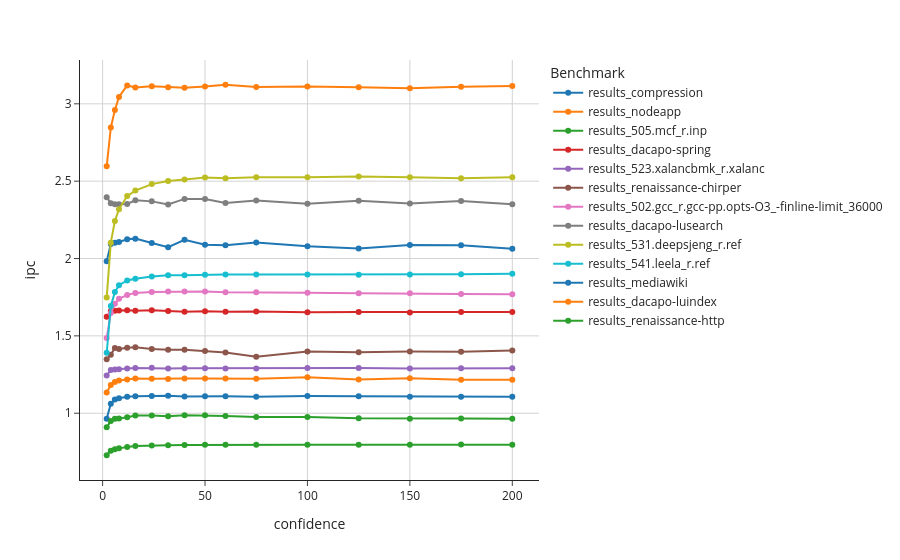
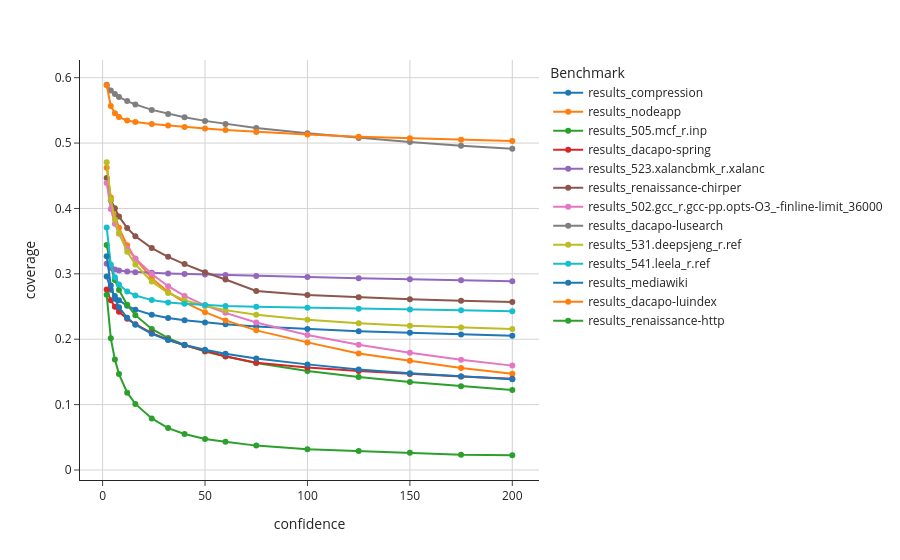
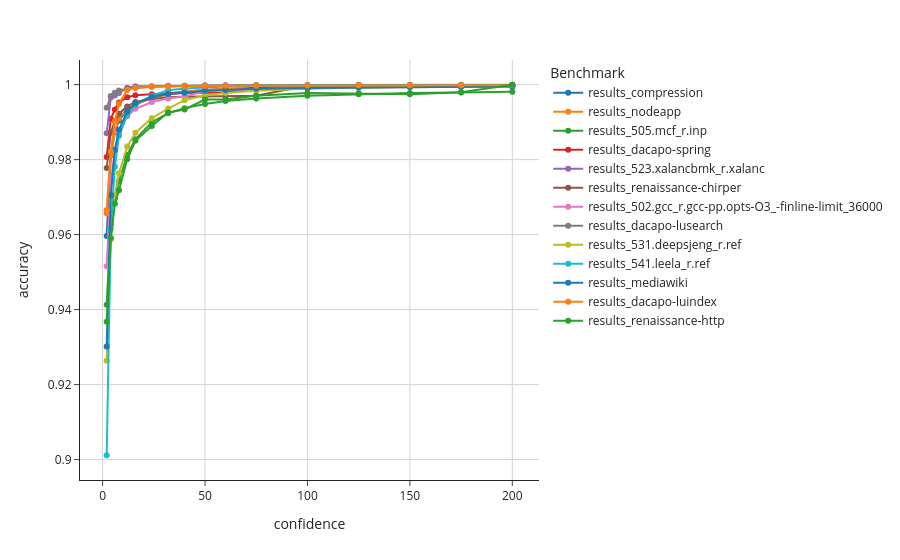
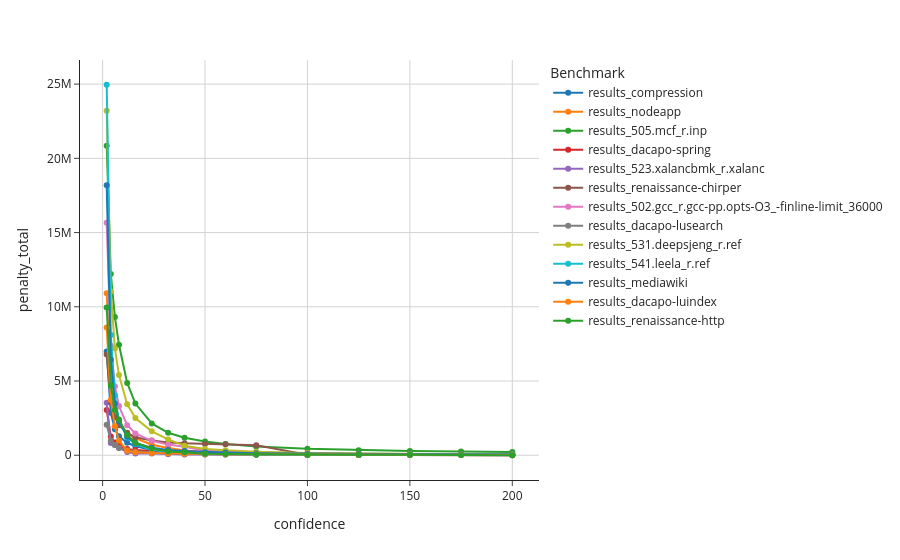

The code cell stored with these charts, in order, in its notebook:
### Markdown cell above
### 2.2 Val comparisons
#### 2.2.1 Lines

### Code cell
pio.templates.default = "simple_white"

x_col = "confidence"
y_cols = list(data["stats"].keys())
df=pd.DataFrame()

for file in os.listdir(Path(data["result_path"])):
    file_path = os.path.join(Path(data["result_path"],file))
    temp=pd.read_csv(file_path)
    #print(file)
    temp["Benchmark"]= file[:-4]
    df = pd.concat([df,temp], ignore_index=True)

df.reset_index()
#display(df)
fig=go.Figure()

for col in y_cols:
    if col != "pdfs":
        fig = px.line(
            df,
            x=x_col,
            y=col,
            color="Benchmark",
            markers=True
        )
        fig.update_xaxes(showgrid=True, gridcolor="lightgray", gridwidth=1)
        fig.update_yaxes(showgrid=True, gridcolor="lightgray", gridwidth=1)
        fig.show()

### Figure 1 — Plotly figure (JSON) as saved in the notebook; plotly's stock layout.template omitted (floating-point values rounded to 4 significant figures)
{"data": [{"hovertemplate": "Benchmark=results_compression<br>confidence=%{x}<br>ipc=%{y}<extra></extra>", "legendgroup": "results_compression", "line": {"color": "#1F77B4", "dash": "solid"}, "marker": {"symbol": "circle"}, "mode": "lines+markers", "name": "results_compression", "orientation": "v", "showlegend": true, "type": "scatter", "x": [2, 4, 6, 8, 12, 16, 24, 32, 40, 50, 60, 75, 100, 125, 150, 175, 200], "xaxis": "x", "y": [1.983, 2.093, 2.102, 2.107, 2.125, 2.129, 2.1, 2.073, 2.121, 2.089, 2.086, 2.104, 2.079, 2.065, 2.087, 2.086, 2.064], "yaxis": "y"}, {"hovertemplate": "Benchmark=results_nodeapp<br>confidence=%{x}<br>ipc=%{y}<extra></extra>", "legendgroup": "results_nodeapp", "line": {"color": "#FF7F0E", "dash": "solid"}, "marker": {"symbol": "circle"}, "mode": "lines+markers", "name": "results_nodeapp", "orientation": "v", "showlegend": true, "type": "scatter", "x": [2, 4, 6, 8, 12, 16, 24, 32, 40, 50, 60, 75, 100, 125, 150, 175, 200], "xaxis": "x", "y": [1.134, 1.182, 1.202, 1.212, 1.218, 1.225, 1.223, 1.222, 1.224, 1.224, 1.225, 1.223, 1.232, 1.218, 1.225, 1.217, 1.216], "yaxis": "y"}, {"hovertemplate": "Benchmark=results_505.mcf_r.inp<br>confidence=%{x}<br>ipc=%{y}<extra></extra>", "legendgroup": "results_505.mcf_r.inp", "line": {"color": "#2CA02C", "dash": "solid"}, "marker": {"symbol": "circle"}, "mode": "lines+markers", "name": "results_505.mcf_r.inp", "orientation": "v", "showlegend": true, "type": "scatter", "x": [2, 4, 6, 8, 12, 16, 24, 32, 40, 50, 60, 75, 100, 125, 150, 175, 200], "xaxis": "x", "y": [0.7283, 0.7578, 0.7676, 0.774, 0.7824, 0.7875, 0.7916, 0.7933, 0.7945, 0.7956, 0.7961, 0.7967, 0.7966, 0.7965, 0.7969, 0.7976, 0.797], "yaxis": "y"}, {"hovertemplate": "Benchmark=results_dacapo-spring<br>confidence=%{x}<br>ipc=%{y}<extra></extra>", "legendgroup": "results_dacapo-spring", "line": {"color": "#D62728", "dash": "solid"}, "marker": {"symbol": "circle"}, "mode": "lines+markers", "name": "results_dacapo-spring", "orientation": "v", "showlegend": true, "type": "scatter", "x": [2, 4, 6, 8, 12, 16, 24, 32, 40, 50, 60, 75, 100, 125, 150, 175, 200], "xaxis": "x", "y": [1.624, 1.661, 1.662, 1.665, 1.666, 1.663, 1.666, 1.661, 1.656, 1.659, 1.655, 1.658, 1.652, 1.654, 1.652, 1.654, 1.655], "yaxis": "y"}, {"hovertemplate": "Benchmark=results_523.xalancbmk_r.xalanc<br>confidence=%{x}<br>ipc=%{y}<extra></extra>", "legendgroup": "results_523.xalancbmk_r.xalanc", "line": {"color": "#9467BD", "dash": "solid"}, "marker": {"symbol": "circle"}, "mode": "lines+markers", "name": "results_523.xalancbmk_r.xalanc", "orientation": "v", "showlegend": true, "type": "scatter", "x": [2, 4, 6, 8, 12, 16, 24, 32, 40, 50, 60, 75, 100, 125, 150, 175, 200], "xaxis": "x", "y": [1.244, 1.279, 1.282, 1.285, 1.289, 1.292, 1.293, 1.29, 1.29, 1.291, 1.29, 1.289, 1.292, 1.293, 1.289, 1.291, 1.29], "yaxis": "y"}, {"hovertemplate": "Benchmark=results_renaissance-chirper<br>confidence=%{x}<br>ipc=%{y}<extra></extra>", "legendgroup": "results_renaissance-chirper", "line": {"color": "#8C564B", "dash": "solid"}, "marker": {"symbol": "circle"}, "mode": "lines+markers", "name": "results_renaissance-chirper", "orientation": "v", "showlegend": true, "type": "scatter", "x": [2, 4, 6, 8, 12, 16, 24, 32, 40, 50, 60, 75, 100, 125, 150, 175, 200], "xaxis": "x", "y": [1.349, 1.377, 1.422, 1.415, 1.424, 1.427, 1.415, 1.41, 1.411, 1.402, 1.393, 1.365, 1.399, 1.394, 1.398, 1.397, 1.406], "yaxis": "y"}, {"hovertemplate": "Benchmark=results_502.gcc_r.gcc-pp.opts-O3_-finline-limit_36000<br>confidence=%{x}<br>ipc=%{y}<extra></extra>", "legendgroup": "results_502.gcc_r.gcc-pp.opts-O3_-finline-limit_36000", "line": {"color": "#E377C2", "dash": "solid"}, "marker": {"symbol": "circle"}, "mode": "lines+markers", "name": "results_502.gcc_r.gcc-pp.opts-O3_-finline-limit_36000", "orientation": "v", "showlegend": true, "type": "scatter", "x": [2, 4, 6, 8, 12, 16, 24, 32, 40, 50, 60, 75, 100, 125, 150, 175, 200], "xaxis": "x", "y": [1.486, 1.648, 1.708, 1.739, 1.764, 1.778, 1.784, 1.786, 1.786, 1.788, 1.782, 1.782, 1.779, 1.776, 1.775, 1.771, 1.768], "yaxis": "y"}, {"hovertemplate": "Benchmark=results_dacapo-lusearch<br>confidence=%{x}<br>ipc=%{y}<extra></extra>", "legendgroup": "results_dacapo-lusearch", "line": {"color": "#7F7F7F", "dash": "solid"}, "marker": {"symbol": "circle"}, "mode": "lines+markers", "name": "results_dacapo-lusearch", "orientation": "v", "showlegend": true, "type": "scatter", "x": [2, 4, 6, 8, 12, 16, 24, 32, 40, 50, 60, 75, 100, 125, 150, 175, 200], "xaxis": "x", "y": [2.396, 2.358, 2.351, 2.35, 2.353, 2.376, 2.369, 2.35, 2.386, 2.384, 2.359, 2.375, 2.354, 2.374, 2.356, 2.371, 2.351], "yaxis": "y"}, {"hovertemplate": "Benchmark=results_531.deepsjeng_r.ref<br>confidence=%{x}<br>ipc=%{y}<extra></extra>", "legendgroup": "results_531.deepsjeng_r.ref", "line": {"color": "#BCBD22", "dash": "solid"}, "marker": {"symbol": "circle"}, "mode": "lines+markers", "name": "results_531.deepsjeng_r.ref", "orientation": "v", "showlegend": true, "type": "scatter", "x": [2, 4, 6, 8, 12, 16, 24, 32, 40, 50, 60, 75, 100, 125, 150, 175, 200], "xaxis": "x", "y": [1.749, 2.103, 2.243, 2.319, 2.404, 2.439, 2.481, 2.501, 2.51, 2.523, 2.519, 2.525, 2.526, 2.53, 2.525, 2.519, 2.525], "yaxis": "y"}, {"hovertemplate": "Benchmark=results_541.leela_r.ref<br>confidence=%{x}<br>ipc=%{y}<extra></extra>", "legendgroup": "results_541.leela_r.ref", "line": {"color": "#17BECF", "dash": "solid"}, "marker": {"symbol": "circle"}, "mode": "lines+markers", "name": "results_541.leela_r.ref", "orientation": "v", "showlegend": true, "type": "scatter", "x": [2, 4, 6, 8, 12, 16, 24, 32, 40, 50, 60, 75, 100, 125, 150, 175, 200], "xaxis": "x", "y": [1.391, 1.693, 1.783, 1.828, 1.858, 1.869, 1.883, 1.892, 1.892, 1.896, 1.896, 1.897, 1.897, 1.896, 1.897, 1.899, 1.902], "yaxis": "y"}, {"hovertemplate": "Benchmark=results_mediawiki<br>confidence=%{x}<br>ipc=%{y}<extra></extra>", "legendgroup": "results_mediawiki", "line": {"color": "#1F77B4", "dash": "solid"}, "marker": {"symbol": "circle"}, "mode": "lines+markers", "name": "results_mediawiki", "orientation": "v", "showlegend": true, "type": "scatter", "x": [2, 4, 6, 8, 12, 16, 24, 32, 40, 50, 60, 75, 100, 125, 150, 175, 200], "xaxis": "x", "y": [0.9645, 1.061, 1.088, 1.097, 1.106, 1.11, 1.111, 1.113, 1.107, 1.11, 1.11, 1.107, 1.111, 1.109, 1.107, 1.107, 1.107], "yaxis": "y"}, {"hovertemplate": "Benchmark=results_dacapo-luindex<br>confidence=%{x}<br>ipc=%{y}<extra></extra>", "legendgroup": "results_dacapo-luindex", "line": {"color": "#FF7F0E", "dash": "solid"}, "marker": {"symbol": "circle"}, "mode": "lines+markers", "name": "results_dacapo-luindex", "orientation": "v", "showlegend": true, "type": "scatter", "x": [2, 4, 6, 8, 12, 16, 24, 32, 40, 50, 60, 75, 100, 125, 150, 175, 200], "xaxis": "x", "y": [2.596, 2.846, 2.959, 3.045, 3.119, 3.105, 3.114, 3.108, 3.104, 3.113, 3.123, 3.108, 3.112, 3.107, 3.1, 3.111, 3.116], "yaxis": "y"}, {"hovertemplate": "Benchmark=results_renaissance-http<br>confidence=%{x}<br>ipc=%{y}<extra></extra>", "legendgroup": "results_renaissance-http", "line": {"color": "#2CA02C", "dash": "solid"}, "marker": {"symbol": "circle"}, "mode": "lines+markers", "name": "results_renaissance-http", "orientation": "v", "showlegend": true, "type": "scatter", "x": [2, 4, 6, 8, 12, 16, 24, 32, 40, 50, 60, 75, 100, 125, 150, 175, 200], "xaxis": "x", "y": [0.9085, 0.9491, 0.965, 0.9655, 0.9737, 0.9847, 0.9859, 0.9797, 0.9869, 0.9863, 0.9827, 0.9754, 0.9755, 0.9669, 0.9642, 0.9655, 0.9647], "yaxis": "y"}], "layout": {"legend": {"title": {"text": "Benchmark"}, "tracegroupgap": 0}, "margin": {"t": 60}, "xaxis": {"anchor": "y", "domain": [0, 1], "gridcolor": "lightgray", "gridwidth": 1, "showgrid": true, "title": {"text": "confidence"}}, "yaxis": {"anchor": "x", "domain": [0, 1], "gridcolor": "lightgray", "gridwidth": 1, "showgrid": true, "title": {"text": "ipc"}}}}

### Figure 2 — Plotly figure (JSON) as saved in the notebook; plotly's stock layout.template omitted (floating-point values rounded to 4 significant figures)
{"data": [{"hovertemplate": "Benchmark=results_compression<br>confidence=%{x}<br>coverage=%{y}<extra></extra>", "legendgroup": "results_compression", "line": {"color": "#1F77B4", "dash": "solid"}, "marker": {"symbol": "circle"}, "mode": "lines+markers", "name": "results_compression", "orientation": "v", "showlegend": true, "type": "scatter", "x": [2, 4, 6, 8, 12, 16, 24, 32, 40, 50, 60, 75, 100, 125, 150, 175, 200], "xaxis": "x", "y": [0.2958, 0.2758, 0.2662, 0.2598, 0.2511, 0.2452, 0.2375, 0.2325, 0.2289, 0.2254, 0.2227, 0.2195, 0.2155, 0.2124, 0.2098, 0.2074, 0.2054], "yaxis": "y"}, {"hovertemplate": "Benchmark=results_nodeapp<br>confidence=%{x}<br>coverage=%{y}<extra></extra>", "legendgroup": "results_nodeapp", "line": {"color": "#FF7F0E", "dash": "solid"}, "marker": {"symbol": "circle"}, "mode": "lines+markers", "name": "results_nodeapp", "orientation": "v", "showlegend": true, "type": "scatter", "x": [2, 4, 6, 8, 12, 16, 24, 32, 40, 50, 60, 75, 100, 125, 150, 175, 200], "xaxis": "x", "y": [0.4623, 0.4167, 0.3893, 0.3704, 0.3436, 0.323, 0.2933, 0.2724, 0.2563, 0.2413, 0.2288, 0.2136, 0.1952, 0.1781, 0.1671, 0.156, 0.1473], "yaxis": "y"}, {"hovertemplate": "Benchmark=results_505.mcf_r.inp<br>confidence=%{x}<br>coverage=%{y}<extra></extra>", "legendgroup": "results_505.mcf_r.inp", "line": {"color": "#2CA02C", "dash": "solid"}, "marker": {"symbol": "circle"}, "mode": "lines+markers", "name": "results_505.mcf_r.inp", "orientation": "v", "showlegend": true, "type": "scatter", "x": [2, 4, 6, 8, 12, 16, 24, 32, 40, 50, 60, 75, 100, 125, 150, 175, 200], "xaxis": "x", "y": [0.344, 0.3108, 0.2907, 0.2752, 0.2526, 0.2368, 0.2157, 0.2018, 0.1914, 0.1813, 0.1734, 0.1638, 0.1516, 0.1422, 0.1345, 0.128, 0.1223], "yaxis": "y"}, {"hovertemplate": "Benchmark=results_dacapo-spring<br>confidence=%{x}<br>coverage=%{y}<extra></extra>", "legendgroup": "results_dacapo-spring", "line": {"color": "#D62728", "dash": "solid"}, "marker": {"symbol": "circle"}, "mode": "lines+markers", "name": "results_dacapo-spring", "orientation": "v", "showlegend": true, "type": "scatter", "x": [2, 4, 6, 8, 12, 16, 24, 32, 40, 50, 60, 75, 100, 125, 150, 175, 200], "xaxis": "x", "y": [0.2759, 0.2595, 0.2496, 0.242, 0.2312, 0.2229, 0.2094, 0.1992, 0.1907, 0.1819, 0.1741, 0.1639, 0.1567, 0.1514, 0.1467, 0.1429, 0.1395], "yaxis": "y"}, {"hovertemplate": "Benchmark=results_523.xalancbmk_r.xalanc<br>confidence=%{x}<br>coverage=%{y}<extra></extra>", "legendgroup": "results_523.xalancbmk_r.xalanc", "line": {"color": "#9467BD", "dash": "solid"}, "marker": {"symbol": "circle"}, "mode": "lines+markers", "name": "results_523.xalancbmk_r.xalanc", "orientation": "v", "showlegend": true, "type": "scatter", "x": [2, 4, 6, 8, 12, 16, 24, 32, 40, 50, 60, 75, 100, 125, 150, 175, 200], "xaxis": "x", "y": [0.3155, 0.3088, 0.3067, 0.3051, 0.3034, 0.3026, 0.3015, 0.3005, 0.2998, 0.2989, 0.2981, 0.2969, 0.2951, 0.2933, 0.2918, 0.2901, 0.2886], "yaxis": "y"}, {"hovertemplate": "Benchmark=results_renaissance-chirper<br>confidence=%{x}<br>coverage=%{y}<extra></extra>", "legendgroup": "results_renaissance-chirper", "line": {"color": "#8C564B", "dash": "solid"}, "marker": {"symbol": "circle"}, "mode": "lines+markers", "name": "results_renaissance-chirper", "orientation": "v", "showlegend": true, "type": "scatter", "x": [2, 4, 6, 8, 12, 16, 24, 32, 40, 50, 60, 75, 100, 125, 150, 175, 200], "xaxis": "x", "y": [0.4467, 0.4124, 0.4003, 0.3878, 0.3701, 0.3575, 0.3394, 0.3261, 0.3149, 0.3024, 0.2913, 0.2739, 0.2676, 0.264, 0.261, 0.2588, 0.2569], "yaxis": "y"}, {"hovertemplate": "Benchmark=results_502.gcc_r.gcc-pp.opts-O3_-finline-limit_36000<br>confidence=%{x}<br>coverage=%{y}<extra></extra>", "legendgroup": "results_502.gcc_r.gcc-pp.opts-O3_-finline-limit_36000", "line": {"color": "#E377C2", "dash": "solid"}, "marker": {"symbol": "circle"}, "mode": "lines+markers", "name": "results_502.gcc_r.gcc-pp.opts-O3_-finline-limit_36000", "orientation": "v", "showlegend": true, "type": "scatter", "x": [2, 4, 6, 8, 12, 16, 24, 32, 40, 50, 60, 75, 100, 125, 150, 175, 200], "xaxis": "x", "y": [0.4389, 0.399, 0.3768, 0.3612, 0.3393, 0.3233, 0.2996, 0.2811, 0.2662, 0.2517, 0.2404, 0.2257, 0.2063, 0.1915, 0.1792, 0.1687, 0.1596], "yaxis": "y"}, {"hovertemplate": "Benchmark=results_dacapo-lusearch<br>confidence=%{x}<br>coverage=%{y}<extra></extra>", "legendgroup": "results_dacapo-lusearch", "line": {"color": "#7F7F7F", "dash": "solid"}, "marker": {"symbol": "circle"}, "mode": "lines+markers", "name": "results_dacapo-lusearch", "orientation": "v", "showlegend": true, "type": "scatter", "x": [2, 4, 6, 8, 12, 16, 24, 32, 40, 50, 60, 75, 100, 125, 150, 175, 200], "xaxis": "x", "y": [0.5892, 0.5804, 0.5749, 0.5706, 0.5642, 0.5591, 0.5507, 0.5445, 0.5394, 0.5339, 0.5293, 0.5232, 0.5149, 0.5079, 0.5015, 0.496, 0.4912], "yaxis": "y"}, {"hovertemplate": "Benchmark=results_531.deepsjeng_r.ref<br>confidence=%{x}<br>coverage=%{y}<extra></extra>", "legendgroup": "results_531.deepsjeng_r.ref", "line": {"color": "#BCBD22", "dash": "solid"}, "marker": {"symbol": "circle"}, "mode": "lines+markers", "name": "results_531.deepsjeng_r.ref", "orientation": "v", "showlegend": true, "type": "scatter", "x": [2, 4, 6, 8, 12, 16, 24, 32, 40, 50, 60, 75, 100, 125, 150, 175, 200], "xaxis": "x", "y": [0.4708, 0.4138, 0.3833, 0.3624, 0.3338, 0.3144, 0.2881, 0.2708, 0.2597, 0.2509, 0.2445, 0.2375, 0.2296, 0.2245, 0.2207, 0.2179, 0.2157], "yaxis": "y"}, {"hovertemplate": "Benchmark=results_541.leela_r.ref<br>confidence=%{x}<br>coverage=%{y}<extra></extra>", "legendgroup": "results_541.leela_r.ref", "line": {"color": "#17BECF", "dash": "solid"}, "marker": {"symbol": "circle"}, "mode": "lines+markers", "name": "results_541.leela_r.ref", "orientation": "v", "showlegend": true, "type": "scatter", "x": [2, 4, 6, 8, 12, 16, 24, 32, 40, 50, 60, 75, 100, 125, 150, 175, 200], "xaxis": "x", "y": [0.3711, 0.3142, 0.2949, 0.2839, 0.2731, 0.2668, 0.2598, 0.2563, 0.2541, 0.2522, 0.2509, 0.2497, 0.2481, 0.2467, 0.2454, 0.2441, 0.243], "yaxis": "y"}, {"hovertemplate": "Benchmark=results_mediawiki<br>confidence=%{x}<br>coverage=%{y}<extra></extra>", "legendgroup": "results_mediawiki", "line": {"color": "#1F77B4", "dash": "solid"}, "marker": {"symbol": "circle"}, "mode": "lines+markers", "name": "results_mediawiki", "orientation": "v", "showlegend": true, "type": "scatter", "x": [2, 4, 6, 8, 12, 16, 24, 32, 40, 50, 60, 75, 100, 125, 150, 175, 200], "xaxis": "x", "y": [0.3271, 0.2822, 0.2618, 0.249, 0.2328, 0.2222, 0.2083, 0.1988, 0.1911, 0.1838, 0.178, 0.1704, 0.1615, 0.1538, 0.148, 0.143, 0.1386], "yaxis": "y"}, {"hovertemplate": "Benchmark=results_dacapo-luindex<br>confidence=%{x}<br>coverage=%{y}<extra></extra>", "legendgroup": "results_dacapo-luindex", "line": {"color": "#FF7F0E", "dash": "solid"}, "marker": {"symbol": "circle"}, "mode": "lines+markers", "name": "results_dacapo-luindex", "orientation": "v", "showlegend": true, "type": "scatter", "x": [2, 4, 6, 8, 12, 16, 24, 32, 40, 50, 60, 75, 100, 125, 150, 175, 200], "xaxis": "x", "y": [0.5883, 0.5567, 0.5456, 0.5398, 0.5346, 0.5324, 0.5293, 0.5268, 0.5246, 0.5221, 0.5199, 0.517, 0.5129, 0.5097, 0.5073, 0.5051, 0.503], "yaxis": "y"}, {"hovertemplate": "Benchmark=results_renaissance-http<br>confidence=%{x}<br>coverage=%{y}<extra></extra>", "legendgroup": "results_renaissance-http", "line": {"color": "#2CA02C", "dash": "solid"}, "marker": {"symbol": "circle"}, "mode": "lines+markers", "name": "results_renaissance-http", "orientation": "v", "showlegend": true, "type": "scatter", "x": [2, 4, 6, 8, 12, 16, 24, 32, 40, 50, 60, 75, 100, 125, 150, 175, 200], "xaxis": "x", "y": [0.268, 0.2013, 0.1689, 0.1467, 0.1183, 0.1011, 0.07882, 0.0641, 0.05513, 0.0475, 0.04328, 0.03727, 0.03174, 0.02915, 0.02632, 0.02347, 0.02255], "yaxis": "y"}], "layout": {"legend": {"title": {"text": "Benchmark"}, "tracegroupgap": 0}, "margin": {"t": 60}, "xaxis": {"anchor": "y", "domain": [0, 1], "gridcolor": "lightgray", "gridwidth": 1, "showgrid": true, "title": {"text": "confidence"}}, "yaxis": {"anchor": "x", "domain": [0, 1], "gridcolor": "lightgray", "gridwidth": 1, "showgrid": true, "title": {"text": "coverage"}}}}

### Figure 3 — Plotly figure (JSON) as saved in the notebook; plotly's stock layout.template omitted (floating-point values rounded to 4 significant figures)
{"data": [{"hovertemplate": "Benchmark=results_compression<br>confidence=%{x}<br>accuracy=%{y}<extra></extra>", "legendgroup": "results_compression", "line": {"color": "#1F77B4", "dash": "solid"}, "marker": {"symbol": "circle"}, "mode": "lines+markers", "name": "results_compression", "orientation": "v", "showlegend": true, "type": "scatter", "x": [2, 4, 6, 8, 12, 16, 24, 32, 40, 50, 60, 75, 100, 125, 150, 175, 200], "xaxis": "x", "y": [0.9596, 0.9811, 0.9874, 0.9904, 0.9933, 0.995, 0.9968, 0.9977, 0.9982, 0.9986, 0.9989, 0.9991, 0.9994, 0.9995, 0.9996, 0.9996, 0.9997], "yaxis": "y"}, {"hovertemplate": "Benchmark=results_nodeapp<br>confidence=%{x}<br>accuracy=%{y}<extra></extra>", "legendgroup": "results_nodeapp", "line": {"color": "#FF7F0E", "dash": "solid"}, "marker": {"symbol": "circle"}, "mode": "lines+markers", "name": "results_nodeapp", "orientation": "v", "showlegend": true, "type": "scatter", "x": [2, 4, 6, 8, 12, 16, 24, 32, 40, 50, 60, 75, 100, 125, 150, 175, 200], "xaxis": "x", "y": [0.9657, 0.9813, 0.9876, 0.991, 0.9936, 0.9946, 0.9964, 0.9974, 0.9981, 0.9987, 0.9988, 0.999, 0.9992, 0.9993, 0.9994, 0.9994, 0.9995], "yaxis": "y"}, {"hovertemplate": "Benchmark=results_505.mcf_r.inp<br>confidence=%{x}<br>accuracy=%{y}<extra></extra>", "legendgroup": "results_505.mcf_r.inp", "line": {"color": "#2CA02C", "dash": "solid"}, "marker": {"symbol": "circle"}, "mode": "lines+markers", "name": "results_505.mcf_r.inp", "orientation": "v", "showlegend": true, "type": "scatter", "x": [2, 4, 6, 8, 12, 16, 24, 32, 40, 50, 60, 75, 100, 125, 150, 175, 200], "xaxis": "x", "y": [0.9413, 0.9627, 0.9697, 0.9743, 0.9812, 0.9854, 0.99, 0.9924, 0.9937, 0.9948, 0.9956, 0.9963, 0.997, 0.9975, 0.9978, 0.9979, 0.9981], "yaxis": "y"}, {"hovertemplate": "Benchmark=results_dacapo-spring<br>confidence=%{x}<br>accuracy=%{y}<extra></extra>", "legendgroup": "results_dacapo-spring", "line": {"color": "#D62728", "dash": "solid"}, "marker": {"symbol": "circle"}, "mode": "lines+markers", "name": "results_dacapo-spring", "orientation": "v", "showlegend": true, "type": "scatter", "x": [2, 4, 6, 8, 12, 16, 24, 32, 40, 50, 60, 75, 100, 125, 150, 175, 200], "xaxis": "x", "y": [0.9807, 0.9909, 0.9934, 0.9953, 0.9967, 0.9972, 0.9975, 0.9977, 0.9978, 0.9978, 0.9978, 0.9993, 0.9997, 0.9998, 0.9999, 0.9999, 0.9999], "yaxis": "y"}, {"hovertemplate": "Benchmark=results_523.xalancbmk_r.xalanc<br>confidence=%{x}<br>accuracy=%{y}<extra></extra>", "legendgroup": "results_523.xalancbmk_r.xalanc", "line": {"color": "#9467BD", "dash": "solid"}, "marker": {"symbol": "circle"}, "mode": "lines+markers", "name": "results_523.xalancbmk_r.xalanc", "orientation": "v", "showlegend": true, "type": "scatter", "x": [2, 4, 6, 8, 12, 16, 24, 32, 40, 50, 60, 75, 100, 125, 150, 175, 200], "xaxis": "x", "y": [0.987, 0.9966, 0.9971, 0.9978, 0.9992, 0.9995, 0.9996, 0.9997, 0.9997, 0.9998, 0.9998, 0.9998, 0.9998, 0.9998, 0.9998, 0.9998, 0.9998], "yaxis": "y"}, {"hovertemplate": "Benchmark=results_renaissance-chirper<br>confidence=%{x}<br>accuracy=%{y}<extra></extra>", "legendgroup": "results_renaissance-chirper", "line": {"color": "#8C564B", "dash": "solid"}, "marker": {"symbol": "circle"}, "mode": "lines+markers", "name": "results_renaissance-chirper", "orientation": "v", "showlegend": true, "type": "scatter", "x": [2, 4, 6, 8, 12, 16, 24, 32, 40, 50, 60, 75, 100, 125, 150, 175, 200], "xaxis": "x", "y": [0.9778, 0.9872, 0.9903, 0.9923, 0.9942, 0.9954, 0.9962, 0.9966, 0.9968, 0.9969, 0.9969, 0.9971, 0.9998, 0.9998, 0.9998, 0.9999, 0.9999], "yaxis": "y"}, {"hovertemplate": "Benchmark=results_502.gcc_r.gcc-pp.opts-O3_-finline-limit_36000<br>confidence=%{x}<br>accuracy=%{y}<extra></extra>", "legendgroup": "results_502.gcc_r.gcc-pp.opts-O3_-finline-limit_36000", "line": {"color": "#E377C2", "dash": "solid"}, "marker": {"symbol": "circle"}, "mode": "lines+markers", "name": "results_502.gcc_r.gcc-pp.opts-O3_-finline-limit_36000", "orientation": "v", "showlegend": true, "type": "scatter", "x": [2, 4, 6, 8, 12, 16, 24, 32, 40, 50, 60, 75, 100, 125, 150, 175, 200], "xaxis": "x", "y": [0.9516, 0.9742, 0.9826, 0.987, 0.9916, 0.9936, 0.9954, 0.9963, 0.9969, 0.9982, 0.9985, 0.9988, 0.9992, 0.9993, 0.9994, 0.9995, 0.9996], "yaxis": "y"}, {"hovertemplate": "Benchmark=results_dacapo-lusearch<br>confidence=%{x}<br>accuracy=%{y}<extra></extra>", "legendgroup": "results_dacapo-lusearch", "line": {"color": "#7F7F7F", "dash": "solid"}, "marker": {"symbol": "circle"}, "mode": "lines+markers", "name": "results_dacapo-lusearch", "orientation": "v", "showlegend": true, "type": "scatter", "x": [2, 4, 6, 8, 12, 16, 24, 32, 40, 50, 60, 75, 100, 125, 150, 175, 200], "xaxis": "x", "y": [0.9938, 0.997, 0.9979, 0.9984, 0.9989, 0.9992, 0.9995, 0.9996, 0.9997, 0.9998, 0.9998, 0.9999, 0.9999, 0.9999, 1.0, 1.0, 1.0], "yaxis": "y"}, {"hovertemplate": "Benchmark=results_531.deepsjeng_r.ref<br>confidence=%{x}<br>accuracy=%{y}<extra></extra>", "legendgroup": "results_531.deepsjeng_r.ref", "line": {"color": "#BCBD22", "dash": "solid"}, "marker": {"symbol": "circle"}, "mode": "lines+markers", "name": "results_531.deepsjeng_r.ref", "orientation": "v", "showlegend": true, "type": "scatter", "x": [2, 4, 6, 8, 12, 16, 24, 32, 40, 50, 60, 75, 100, 125, 150, 175, 200], "xaxis": "x", "y": [0.9263, 0.9588, 0.9705, 0.9764, 0.9835, 0.9872, 0.9911, 0.9936, 0.9959, 0.9971, 0.9978, 0.9983, 0.9989, 0.9992, 0.9994, 0.9996, 0.9996], "yaxis": "y"}, {"hovertemplate": "Benchmark=results_541.leela_r.ref<br>confidence=%{x}<br>accuracy=%{y}<extra></extra>", "legendgroup": "results_541.leela_r.ref", "line": {"color": "#17BECF", "dash": "solid"}, "marker": {"symbol": "circle"}, "mode": "lines+markers", "name": "results_541.leela_r.ref", "orientation": "v", "showlegend": true, "type": "scatter", "x": [2, 4, 6, 8, 12, 16, 24, 32, 40, 50, 60, 75, 100, 125, 150, 175, 200], "xaxis": "x", "y": [0.9012, 0.9615, 0.9781, 0.9864, 0.9919, 0.9946, 0.9971, 0.9985, 0.999, 0.9993, 0.9995, 0.9997, 0.9998, 0.9998, 0.9998, 0.9998, 0.9998], "yaxis": "y"}, {"hovertemplate": "Benchmark=results_mediawiki<br>confidence=%{x}<br>accuracy=%{y}<extra></extra>", "legendgroup": "results_mediawiki", "line": {"color": "#1F77B4", "dash": "solid"}, "marker": {"symbol": "circle"}, "mode": "lines+markers", "name": "results_mediawiki", "orientation": "v", "showlegend": true, "type": "scatter", "x": [2, 4, 6, 8, 12, 16, 24, 32, 40, 50, 60, 75, 100, 125, 150, 175, 200], "xaxis": "x", "y": [0.9302, 0.9705, 0.9826, 0.988, 0.9928, 0.995, 0.9967, 0.9975, 0.9979, 0.9983, 0.9986, 0.9989, 0.9991, 0.9992, 0.9994, 0.9994, 0.9995], "yaxis": "y"}, {"hovertemplate": "Benchmark=results_dacapo-luindex<br>confidence=%{x}<br>accuracy=%{y}<extra></extra>", "legendgroup": "results_dacapo-luindex", "line": {"color": "#FF7F0E", "dash": "solid"}, "marker": {"symbol": "circle"}, "mode": "lines+markers", "name": "results_dacapo-luindex", "orientation": "v", "showlegend": true, "type": "scatter", "x": [2, 4, 6, 8, 12, 16, 24, 32, 40, 50, 60, 75, 100, 125, 150, 175, 200], "xaxis": "x", "y": [0.9666, 0.9821, 0.9902, 0.9949, 0.9986, 0.9992, 0.9994, 0.9995, 0.9996, 0.9996, 0.9997, 0.9997, 0.9998, 0.9998, 0.9998, 0.9999, 0.9999], "yaxis": "y"}, {"hovertemplate": "Benchmark=results_renaissance-http<br>confidence=%{x}<br>accuracy=%{y}<extra></extra>", "legendgroup": "results_renaissance-http", "line": {"color": "#2CA02C", "dash": "solid"}, "marker": {"symbol": "circle"}, "mode": "lines+markers", "name": "results_renaissance-http", "orientation": "v", "showlegend": true, "type": "scatter", "x": [2, 4, 6, 8, 12, 16, 24, 32, 40, 50, 60, 75, 100, 125, 150, 175, 200], "xaxis": "x", "y": [0.9368, 0.9591, 0.9682, 0.9719, 0.9801, 0.985, 0.9889, 0.9926, 0.9934, 0.996, 0.9961, 0.997, 0.9978, 0.9977, 0.9974, 0.998, 1.0], "yaxis": "y"}], "layout": {"legend": {"title": {"text": "Benchmark"}, "tracegroupgap": 0}, "margin": {"t": 60}, "xaxis": {"anchor": "y", "domain": [0, 1], "gridcolor": "lightgray", "gridwidth": 1, "showgrid": true, "title": {"text": "confidence"}}, "yaxis": {"anchor": "x", "domain": [0, 1], "gridcolor": "lightgray", "gridwidth": 1, "showgrid": true, "title": {"text": "accuracy"}}}}

### Figure 4 — Plotly figure (JSON) as saved in the notebook; plotly's stock layout.template omitted (floating-point values rounded to 4 significant figures)
{"data": [{"hovertemplate": "Benchmark=results_compression<br>confidence=%{x}<br>penalty_total=%{y}<extra></extra>", "legendgroup": "results_compression", "line": {"color": "#1F77B4", "dash": "solid"}, "marker": {"symbol": "circle"}, "mode": "lines+markers", "name": "results_compression", "orientation": "v", "showlegend": true, "type": "scatter", "x": [2, 4, 6, 8, 12, 16, 24, 32, 40, 50, 60, 75, 100, 125, 150, 175, 200], "xaxis": "x", "y": [6994000.0, 2860000.0, 1758000.0, 1278000.0, 840000.0, 606700.0, 364400.0, 259500.0, 198900.0, 152000.0, 123000.0, 97400.0, 72610.0, 60920.0, 51730.0, 47730.0, 34850.0], "yaxis": "y"}, {"hovertemplate": "Benchmark=results_nodeapp<br>confidence=%{x}<br>penalty_total=%{y}<extra></extra>", "legendgroup": "results_nodeapp", "line": {"color": "#FF7F0E", "dash": "solid"}, "marker": {"symbol": "circle"}, "mode": "lines+markers", "name": "results_nodeapp", "orientation": "v", "showlegend": true, "type": "scatter", "x": [2, 4, 6, 8, 12, 16, 24, 32, 40, 50, 60, 75, 100, 125, 150, 175, 200], "xaxis": "x", "y": [10910000.0, 5226000.0, 3248000.0, 2210000.0, 1467000.0, 1161000.0, 708900.0, 485600.0, 321900.0, 213800.0, 182600.0, 141700.0, 114400.0, 89540.0, 77140.0, 62440.0, 48020.0], "yaxis": "y"}, {"hovertemplate": "Benchmark=results_505.mcf_r.inp<br>confidence=%{x}<br>penalty_total=%{y}<extra></extra>", "legendgroup": "results_505.mcf_r.inp", "line": {"color": "#2CA02C", "dash": "solid"}, "marker": {"symbol": "circle"}, "mode": "lines+markers", "name": "results_505.mcf_r.inp", "orientation": "v", "showlegend": true, "type": "scatter", "x": [2, 4, 6, 8, 12, 16, 24, 32, 40, 50, 60, 75, 100, 125, 150, 175, 200], "xaxis": "x", "y": [20860000.0, 12210000.0, 9311000.0, 7442000.0, 4875000.0, 3481000.0, 2143000.0, 1512000.0, 1178000.0, 923700.0, 750900.0, 591700.0, 435800.0, 342800.0, 284800.0, 245000.0, 213500.0], "yaxis": "y"}, {"hovertemplate": "Benchmark=results_dacapo-spring<br>confidence=%{x}<br>penalty_total=%{y}<extra></extra>", "legendgroup": "results_dacapo-spring", "line": {"color": "#D62728", "dash": "solid"}, "marker": {"symbol": "circle"}, "mode": "lines+markers", "name": "results_dacapo-spring", "orientation": "v", "showlegend": true, "type": "scatter", "x": [2, 4, 6, 8, 12, 16, 24, 32, 40, 50, 60, 75, 100, 125, 150, 175, 200], "xaxis": "x", "y": [3047000.0, 1267000.0, 859500.0, 633200.0, 416200.0, 345700.0, 288300.0, 249300.0, 228100.0, 211700.0, 198700.0, 54910.0, 23650.0, 19160.0, 11020.0, 9957.0, 7861.0], "yaxis": "y"}, {"hovertemplate": "Benchmark=results_523.xalancbmk_r.xalanc<br>confidence=%{x}<br>penalty_total=%{y}<extra></extra>", "legendgroup": "results_523.xalancbmk_r.xalanc", "line": {"color": "#9467BD", "dash": "solid"}, "marker": {"symbol": "circle"}, "mode": "lines+markers", "name": "results_523.xalancbmk_r.xalanc", "orientation": "v", "showlegend": true, "type": "scatter", "x": [2, 4, 6, 8, 12, 16, 24, 32, 40, 50, 60, 75, 100, 125, 150, 175, 200], "xaxis": "x", "y": [3534000.0, 821700.0, 689600.0, 502400.0, 212600.0, 120100.0, 110300.0, 59750.0, 56070.0, 52160.0, 51190.0, 48700.0, 46700.0, 44980.0, 43190.0, 42480.0, 41730.0], "yaxis": "y"}, {"hovertemplate": "Benchmark=results_renaissance-chirper<br>confidence=%{x}<br>penalty_total=%{y}<extra></extra>", "legendgroup": "results_renaissance-chirper", "line": {"color": "#8C564B", "dash": "solid"}, "marker": {"symbol": "circle"}, "mode": "lines+markers", "name": "results_renaissance-chirper", "orientation": "v", "showlegend": true, "type": "scatter", "x": [2, 4, 6, 8, 12, 16, 24, 32, 40, 50, 60, 75, 100, 125, 150, 175, 200], "xaxis": "x", "y": [6786000.0, 3572000.0, 2576000.0, 2027000.0, 1508000.0, 1208000.0, 988600.0, 863400.0, 803800.0, 759400.0, 734600.0, 676000.0, 40130.0, 33270.0, 28110.0, 26560.0, 24090.0], "yaxis": "y"}, {"hovertemplate": "Benchmark=results_502.gcc_r.gcc-pp.opts-O3_-finline-limit_36000<br>confidence=%{x}<br>penalty_total=%{y}<extra></extra>", "legendgroup": "results_502.gcc_r.gcc-pp.opts-O3_-finline-limit_36000", "line": {"color": "#E377C2", "dash": "solid"}, "marker": {"symbol": "circle"}, "mode": "lines+markers", "name": "results_502.gcc_r.gcc-pp.opts-O3_-finline-limit_36000", "orientation": "v", "showlegend": true, "type": "scatter", "x": [2, 4, 6, 8, 12, 16, 24, 32, 40, 50, 60, 75, 100, 125, 150, 175, 200], "xaxis": "x", "y": [15670000.0, 7376000.0, 4652000.0, 3311000.0, 2027000.0, 1473000.0, 971600.0, 718000.0, 571000.0, 309600.0, 245100.0, 191100.0, 119400.0, 91750.0, 67880.0, 54860.0, 43800.0], "yaxis": "y"}, {"hovertemplate": "Benchmark=results_dacapo-lusearch<br>confidence=%{x}<br>penalty_total=%{y}<extra></extra>", "legendgroup": "results_dacapo-lusearch", "line": {"color": "#7F7F7F", "dash": "solid"}, "marker": {"symbol": "circle"}, "mode": "lines+markers", "name": "results_dacapo-lusearch", "orientation": "v", "showlegend": true, "type": "scatter", "x": [2, 4, 6, 8, 12, 16, 24, 32, 40, 50, 60, 75, 100, 125, 150, 175, 200], "xaxis": "x", "y": [2062000.0, 972200.0, 689100.0, 494800.0, 333200.0, 260000.0, 162200.0, 115900.0, 87980.0, 64020.0, 45060.0, 28650.0, 18210.0, 14220.0, 11710.0, 9122.0, 6937.0], "yaxis": "y"}, {"hovertemplate": "Benchmark=results_531.deepsjeng_r.ref<br>confidence=%{x}<br>penalty_total=%{y}<extra></extra>", "legendgroup": "results_531.deepsjeng_r.ref", "line": {"color": "#BCBD22", "dash": "solid"}, "marker": {"symbol": "circle"}, "mode": "lines+markers", "name": "results_531.deepsjeng_r.ref", "orientation": "v", "showlegend": true, "type": "scatter", "x": [2, 4, 6, 8, 12, 16, 24, 32, 40, 50, 60, 75, 100, 125, 150, 175, 200], "xaxis": "x", "y": [23210000.0, 11040000.0, 7194000.0, 5401000.0, 3439000.0, 2511000.0, 1612000.0, 1069000.0, 640600.0, 427000.0, 329100.0, 238000.0, 149700.0, 107000.0, 79220.0, 61140.0, 48700.0], "yaxis": "y"}, {"hovertemplate": "Benchmark=results_541.leela_r.ref<br>confidence=%{x}<br>penalty_total=%{y}<extra></extra>", "legendgroup": "results_541.leela_r.ref", "line": {"color": "#17BECF", "dash": "solid"}, "marker": {"symbol": "circle"}, "mode": "lines+markers", "name": "results_541.leela_r.ref", "orientation": "v", "showlegend": true, "type": "scatter", "x": [2, 4, 6, 8, 12, 16, 24, 32, 40, 50, 60, 75, 100, 125, 150, 175, 200], "xaxis": "x", "y": [24960000.0, 8105000.0, 4034000.0, 2291000.0, 1199000.0, 752400.0, 376900.0, 207700.0, 144100.0, 106700.0, 85420.0, 48820.0, 41680.0, 37750.0, 35230.0, 33330.0, 31840.0], "yaxis": "y"}, {"hovertemplate": "Benchmark=results_mediawiki<br>confidence=%{x}<br>penalty_total=%{y}<extra></extra>", "legendgroup": "results_mediawiki", "line": {"color": "#1F77B4", "dash": "solid"}, "marker": {"symbol": "circle"}, "mode": "lines+markers", "name": "results_mediawiki", "orientation": "v", "showlegend": true, "type": "scatter", "x": [2, 4, 6, 8, 12, 16, 24, 32, 40, 50, 60, 75, 100, 125, 150, 175, 200], "xaxis": "x", "y": [18190000.0, 6437000.0, 3494000.0, 2292000.0, 1258000.0, 805300.0, 500500.0, 359300.0, 290400.0, 210600.0, 181800.0, 138600.0, 106600.0, 86100.0, 67700.0, 60420.0, 53510.0], "yaxis": "y"}, {"hovertemplate": "Benchmark=results_dacapo-luindex<br>confidence=%{x}<br>penalty_total=%{y}<extra></extra>", "legendgroup": "results_dacapo-luindex", "line": {"color": "#FF7F0E", "dash": "solid"}, "marker": {"symbol": "circle"}, "mode": "lines+markers", "name": "results_dacapo-luindex", "orientation": "v", "showlegend": true, "type": "scatter", "x": [2, 4, 6, 8, 12, 16, 24, 32, 40, 50, 60, 75, 100, 125, 150, 175, 200], "xaxis": "x", "y": [8611000.0, 3726000.0, 1955000.0, 980800.0, 307200.0, 203400.0, 149700.0, 123900.0, 103700.0, 89650.0, 74970.0, 62430.0, 46650.0, 37370.0, 30810.0, 27750.0, 24770.0], "yaxis": "y"}, {"hovertemplate": "Benchmark=results_renaissance-http<br>confidence=%{x}<br>penalty_total=%{y}<extra></extra>", "legendgroup": "results_renaissance-http", "line": {"color": "#2CA02C", "dash": "solid"}, "marker": {"symbol": "circle"}, "mode": "lines+markers", "name": "results_renaissance-http", "orientation": "v", "showlegend": true, "type": "scatter", "x": [2, 4, 6, 8, 12, 16, 24, 32, 40, 50, 60, 75, 100, 125, 150, 175, 200], "xaxis": "x", "y": [9950000.0, 4695000.0, 3048000.0, 2413000.0, 1361000.0, 840600.0, 458100.0, 257800.0, 200200.0, 93470.0, 82840.0, 59160.0, 32380.0, 31020.0, 30900.0, 19250.0, 466.0], "yaxis": "y"}], "layout": {"legend": {"title": {"text": "Benchmark"}, "tracegroupgap": 0}, "margin": {"t": 60}, "xaxis": {"anchor": "y", "domain": [0, 1], "gridcolor": "lightgray", "gridwidth": 1, "showgrid": true, "title": {"text": "confidence"}}, "yaxis": {"anchor": "x", "domain": [0, 1], "gridcolor": "lightgray", "gridwidth": 1, "showgrid": true, "title": {"text": "penalty_total"}}}}
